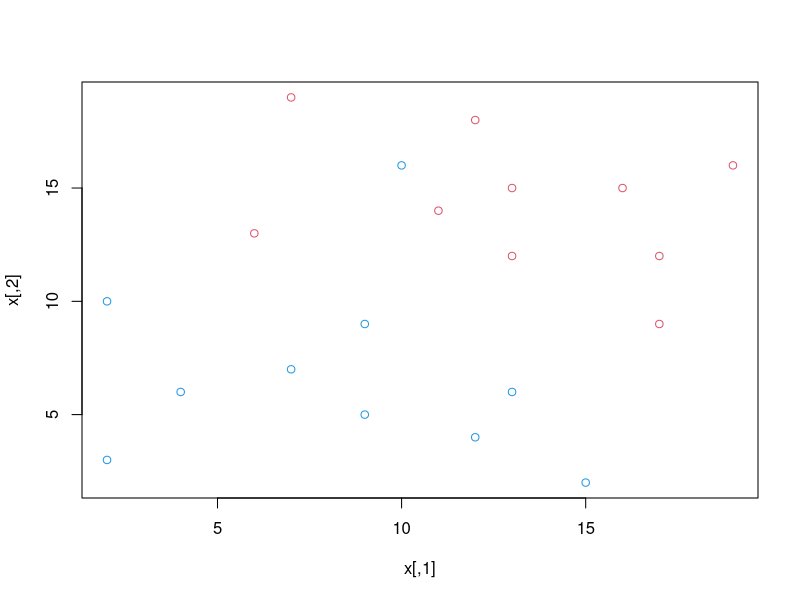
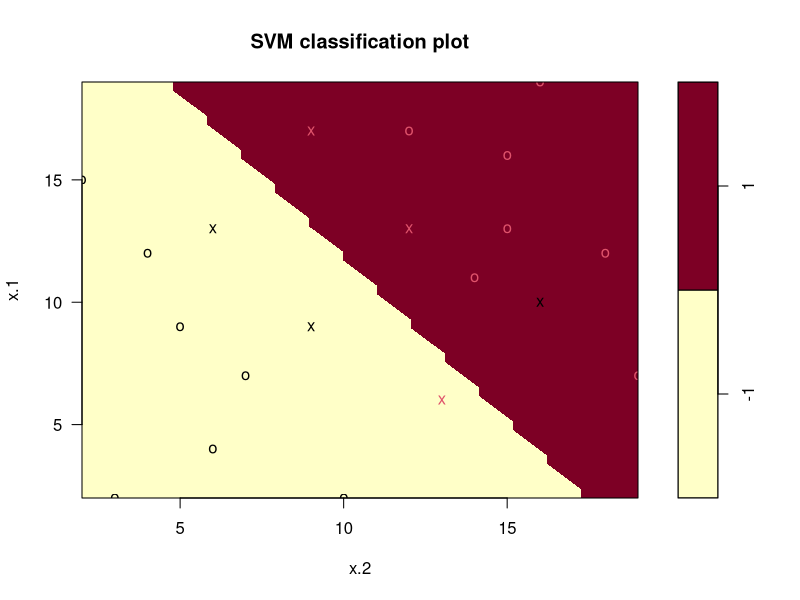
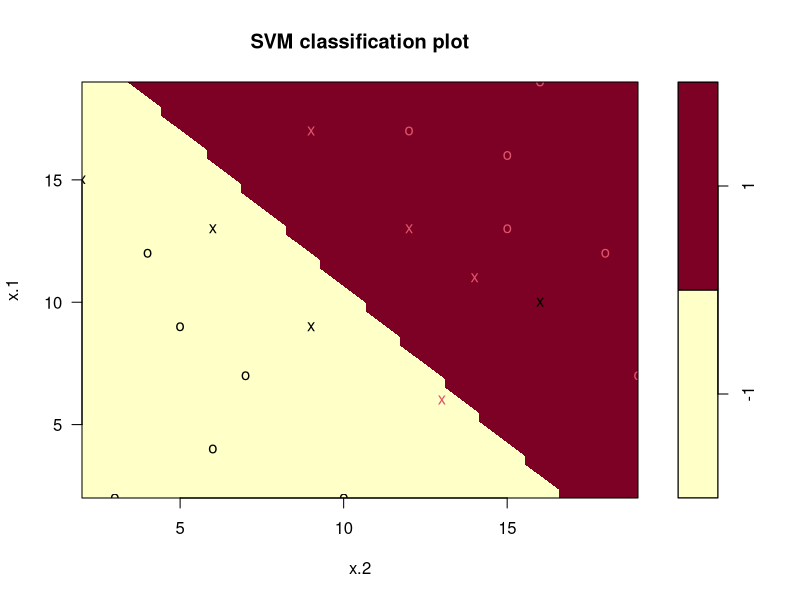
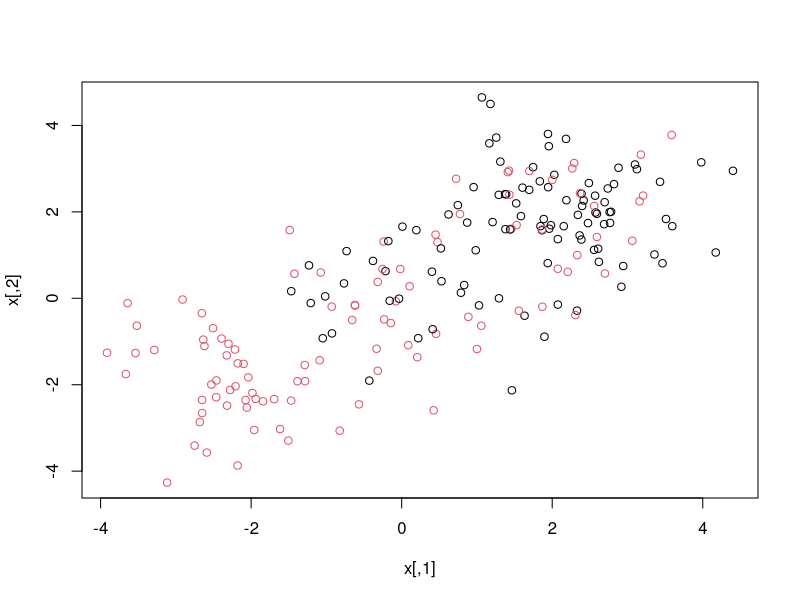
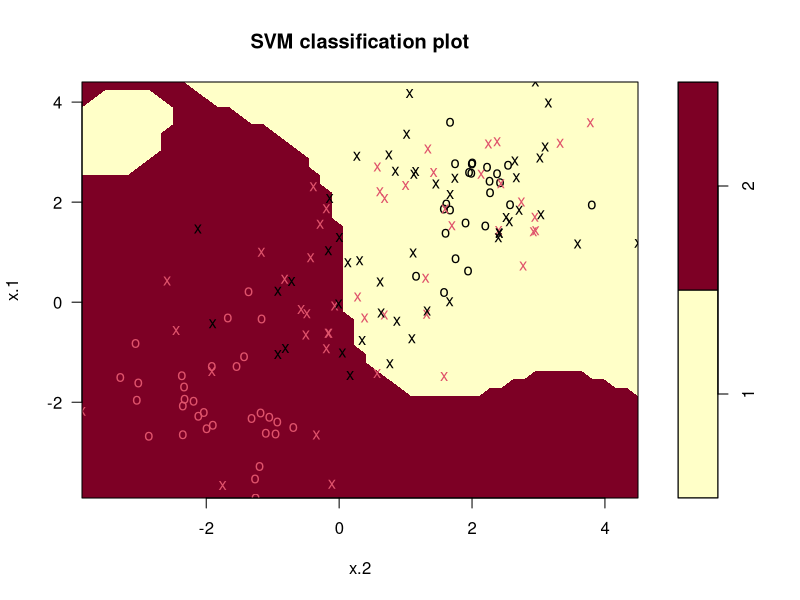

The R script that drew these images, in order:
#1. membuat ilustrasi
data1<-matrix(c(2,3,2,10,4,6,7,7,9,5,9,9,12,4,13,6,15,2,10,16),
              ncol = 2, byrow = T)
data1
y1<-rep(-1,nrow(data1))
data2<- matrix(c(6,13,7,19,11,14,12,18,13,12,13,15,16,15,17,9,17,12,19,16), 
               ncol = 2, byrow = T)
data2
y2<-rep(1,nrow(data2))
x<-rbind(data1,data2)
y<- c(y1,y2)

#2. plot data set
plot(x,col=(3-y))

#3. Membuat dataset yang siap di SVM kan
dat_in <- data.frame(x=x, y=as.factor(y))

#4. Plot dataset setelah pembelajaran menggunakan SVM
library("e1071")
model_svm<-svm(y~., data=dat_in, kernel="linear",cost=10, scale = F)
plot(model_svm,dat_in)
#untuk melihat support vector dan parameter keenel
model_svm$index
summary(model_svm)

#5. cobakan untuk mengganti cost = 0.05
#apa yang terjadi?
model2_svm<-svm(y~., data=dat_in, kernel="linear",cost=0.05, scale = F)
plot(model2_svm,dat_in)
summary(model2_svm)

#6. parameter cost yang optimum dengan k-fold
#Gunakan k-fold --> Fungsi tune
set.seed(1)
tune.out<-tune(svm, y~., data=dat_in, kernel="polynomial",
               ranges = list(cost=c(0.05, 0.1, 0.5, 1, 1.5, 2, 2.5, 5, 10)))
summary(tune.out)
bestparam<-tune.out$best.model

#7. melakukan prediksi Lakukan prediksi dengan terutama memilih data uji yang sudah diketahui target classnya
xtes<-matrix(c(1,1,2,3,16,16,4,4,18,14), ncol=2, byrow = T)
ytes<-c(-1,-1,1,-1,1)
tesdata<-data.frame(x=xtes, y=as.factor(ytes))
(ypred<-predict(bestparam, tesdata))
table(prediksi=ypred,aktual=tesdata$y)

#8. Menggunakan fungsi kernel dan seting parameter kernel
set.seed(1)
# menggunakan data yang dibangkitkan
x<-matrix(rnorm(400), ncol=2)
x[1:100,]<-x[1:100,]+2
x[101:150,]<-x[101:150,]-2
y<-c(rep(1,75),rep(2,100),rep(1,25))
plot(x,col=y)
dat<-data.frame(x=x,y=as.factor(y))
#Ambil data sampel 150 dari 200
train<-sample(200,150)
model_train_svm<-svm(y~.,data=dat[train,], kernel="radial",gamma=1, cost=1)
plot(model_train_svm, dat[train,])
### Bisa ujikan untuk parameter yang berbeda menggunakan "tune"

#9. Lakukan Prediksi Menggunakan SVM
tes<- -train
yakt<-as.integer(dat[tes,"y"])
ypred<-as.integer(predict(model_train_svm, dat[tes,]))
matcon<-table(aktual=yakt, prediksi=ypred)
akurasi<-paste("akurasinya
adalah",(matcon[1,1]+matcon[2,2])/sum(matcon)*100, "%", sep=" ")